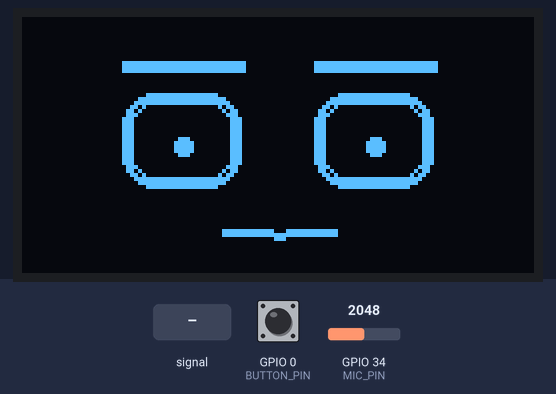
The sketch below on a simulated ESP32. On the bench: 128×64 one-colour display. Inputs (shaded band) come from the test bench; at power-on: GPIO 0 (BUTTON_PIN) HIGH, GPIO 34 (MIC_PIN) = 2048 (analog values on the 0–4095 scale). Random numbers use the default seed unless the sketch sets one.

Above: at 1.2 s.
1.3 s: GPIO 34 (MIC_PIN) fed a 200 Hz sine of ±327 counts around its level
At 3.3 s:
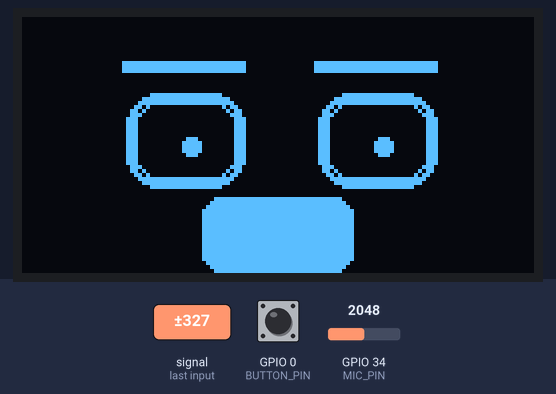
3.5 s: GPIO 0 (BUTTON_PIN) pulled LOW for 0.15 s
At 3.94 s:
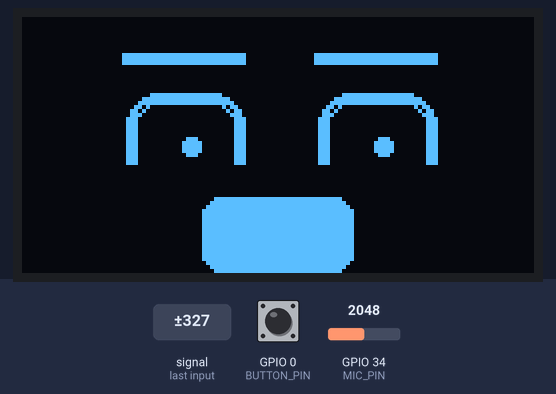
4.2 s: GPIO 34 (MIC_PIN) set to 2866
At 6.9 s:
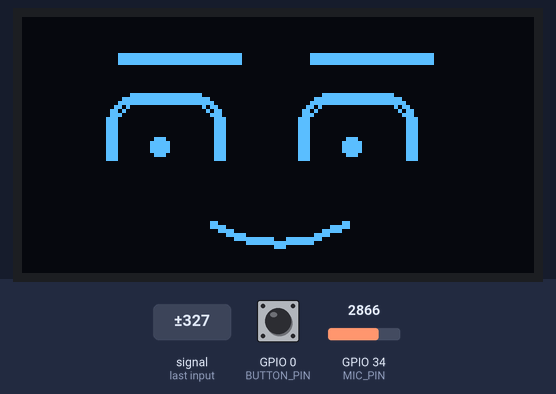
7.1 s: GPIO 0 (BUTTON_PIN) pulled LOW for 1 s
At 8.2 s:
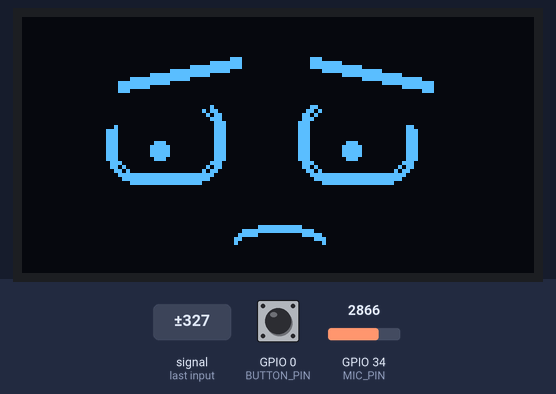
8.7 s: GPIO 34 (MIC_PIN) fed a 1000 Hz sine of ±1023 counts around its level
At 10.3 s:
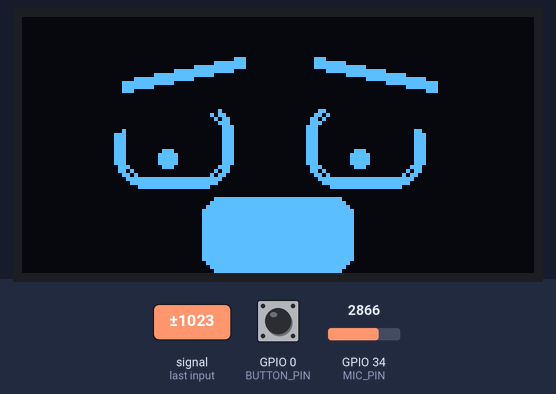
10.8 s: GPIO 34 (MIC_PIN) set to 3603
At 12.9 s:
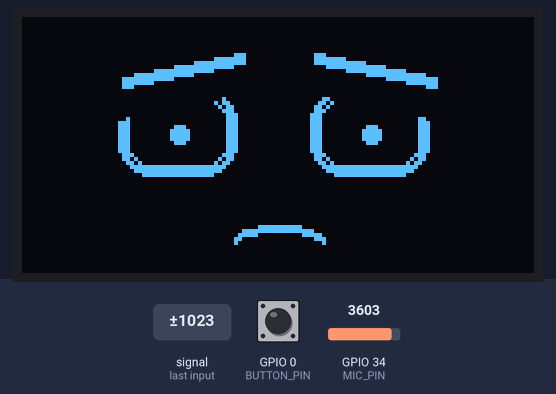
Timing chart, 0 to 14.4 s (numbered marks = the images above; inputs shaded):
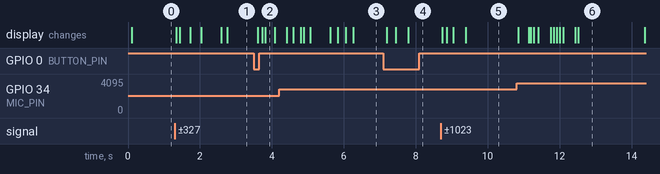

Measured:
- after the input at 3.5 s, the display: first changes after 0.10 s (image 2 shows a later state)

The sketch:

oled_face.ino
```cpp
/* ============================================================
 * La cara de Emma en una OLED, siguiendo tu voz
 * ------------------------------------------------------------
 * Hardware minimo:
 *   - ESP32 (o Arduino Nano/UNO, ver PINES abajo)
 *   - OLED 0.96" SSD1306 128x64 I2C  (pines VDD GND SCK SDA)
 *   - Modulo de microfono con salida ANALOGICA (MAX9814 o KY-038)
 *
 * Conexiones (ESP32):
 *   OLED VDD -> 3V3      MIC VCC -> 3V3
 *   OLED GND -> GND      MIC GND -> GND
 *   OLED SCK -> GPIO22   MIC OUT -> GPIO34   (solo entrada, es ADC1)
 *   OLED SDA -> GPIO21
 *
 * Librerias (Gestor de librerias del IDE de Arduino):
 *   "Adafruit SSD1306" y "Adafruit GFX Library"
 *
 * El boton BOOT del ESP32 (GPIO0) cambia de emocion.
 * ============================================================ */

#include <Wire.h>
#include <Adafruit_GFX.h>
#include <Adafruit_SSD1306.h>

// ---------------- PINES ----------------
#if defined(ESP32)
  #define MIC_PIN      34
  #define BUTTON_PIN   0
  #define ADC_MAX      4095.0f
#else
  // Arduino UNO / Nano: I2C va en A4 (SDA) y A5 (SCL)
  #define MIC_PIN      A0
  #define BUTTON_PIN   2
  #define ADC_MAX      1023.0f
#endif

#define SCREEN_W     128
#define SCREEN_H     64
#define OLED_ADDR    0x3C

Adafruit_SSD1306 display(SCREEN_W, SCREEN_H, &Wire, -1);

// ---------------- GEOMETRIA DE LA CARA ----------------
// (los mismos numeros que web/face.js, para que se vea igual)
static const int EYE_W    = 30;
static const int EYE_CY   = 31;
static const int EYE_CX_L = 40;
static const int EYE_CX_R = 88;
static const int MOUTH_Y  = 54;

struct Mood {
  float browY, browTilt, eyeH, lidTop, lidBot, mouthCurve, mouthW, openBias;
};

// neutral, feliz, triste, enojado, sorpresa, dormido
static const Mood MOODS[] = {
  {  0,  0, 24, 0.00f, 0.00f,  2, 28, 0.00f },
  { -2, -1, 24, 0.00f, 0.30f,  9, 36, 0.00f },
  {  1, -6, 22, 0.20f, 0.00f, -6, 22, 0.00f },
  {  3,  8, 24, 0.24f, 0.00f,  0, 30, 0.00f },
  { -5,  0, 30, 0.00f, 0.00f,  0, 18, 0.55f },
  {  2, -3,  3, 0.00f, 0.00f,  1, 16, 0.00f },
};
static const int MOOD_COUNT = sizeof(MOODS) / sizeof(MOODS[0]);

// ---------------- ESTADO ANIMADO ----------------
Mood  cur     = MOODS[0];
Mood  tgt     = MOODS[0];
int   moodIdx = 0;

float blinkV     = 0.0f;   // 0 = ojo abierto, 1 = cerrado
int   blinkPhase = 0;      // 0 = quieto, 1 = cerrando, 2 = abriendo
long  nextBlink  = 2500;

float lookX = 0, lookY = 0, lookTX = 0, lookTY = 0;
long  nextLook = 1500;

float voice      = 0.0f;   // nivel de voz suavizado 0..1
float noiseFloor = 40.0f;  // piso de ruido, se auto-calibra
float micGain    = 4.0f;   // subilo si la boca casi no se mueve

unsigned long lastFrame = 0;

// ---------------- UTILIDADES ----------------
static float lerpf(float a, float b, float t) { return a + (b - a) * t; }
static float clampf(float v, float a, float b) { return v < a ? a : (v > b ? b : v); }

static void thickLine(int x0, int y0, int x1, int y1, int t, uint16_t col) {
  for (int i = 0; i < t; i++) display.drawLine(x0, y0 + i, x1, y1 + i, col);
}

static void thickRoundRect(int x, int y, int w, int h, int r, int t, uint16_t col) {
  for (int i = 0; i < t; i++) {
    int rr = r - i; if (rr < 0) rr = 0;
    display.drawRoundRect(x + i, y + i, w - 2 * i, h - 2 * i, rr, col);
  }
}

// cuadrilatero relleno (para los parpados, que se pintan en negro)
static void fillQuad(int x0, int y0, int x1, int y1, int x2, int y2, int x3, int y3, uint16_t col) {
  display.fillTriangle(x0, y0, x1, y1, x2, y2, col);
  display.fillTriangle(x0, y0, x2, y2, x3, y3, col);
}

// curva de la boca: bezier cuadratica dibujada por tramos
static void mouthCurve(int x0, int y0, int cx, int cy, int x1, int y1, int thick, uint16_t col) {
  int px = x0, py = y0;
  for (int i = 1; i <= 10; i++) {
    float t = i / 10.0f, u = 1 - t;
    int nx = (int)(u * u * x0 + 2 * u * t * cx + t * t * x1);
    int ny = (int)(u * u * y0 + 2 * u * t * cy + t * t * y1);
    thickLine(px, py, nx, ny, thick, col);
    px = nx; py = ny;
  }
}

// ---------------- MICROFONO ----------------
// Mide la amplitud pico a pico durante una ventana corta.
static float readLevel() {
  const unsigned long windowMs = 18;
  unsigned long start = millis();
  int lo = 32767, hi = 0;
  while (millis() - start < windowMs) {
    int s = analogRead(MIC_PIN);
    if (s < lo) lo = s;
    if (s > hi) hi = s;
  }
  float amp = (float)(hi - lo);

  // el piso de ruido baja rapido en silencio y sube muy lento
  if (amp < noiseFloor) noiseFloor = noiseFloor * 0.95f + amp * 0.05f;
  else                  noiseFloor = noiseFloor * 0.999f + amp * 0.001f;

  float level = (amp - noiseFloor * 1.5f) / (ADC_MAX / 8.0f) * micGain;
  return clampf(level, 0.0f, 1.0f);
}

// ---------------- DIBUJO ----------------
static void drawFace() {
  display.clearDisplay();

  float openF = 1.0f - blinkV;
  float h = cur.eyeH * openF;
  if (h < 3) h = 3;

  for (int i = 0; i < 2; i++) {
    bool isLeft = (i == 0);
    int  cx = isLeft ? EYE_CX_L : EYE_CX_R;
    int  x  = (int)(cx - EYE_W / 2.0f + lookX);
    int  y  = (int)(EYE_CY - h / 2.0f + lookY * 0.6f);
    int  hh = (int)h;

    thickRoundRect(x, y, EYE_W, hh, 8, 3, SSD1306_WHITE);

    if (openF > 0.55f && hh > 12) {
      display.fillCircle((int)(cx + lookX * 1.7f), (int)(EYE_CY + lookY * 1.3f + 1), 2, SSD1306_WHITE);
    }

    // parpado superior inclinado (enojado / triste)
    if (cur.lidTop > 0.01f && openF > 0.5f) {
      float lh  = cur.eyeH * cur.lidTop;
      float dIn = cur.browTilt * 0.7f;
      int yIn  = (int)(y + lh + dIn);
      int yOut = (int)(y + lh - dIn);
      fillQuad(x - 4, y - 6, x + EYE_W + 4, y - 6,
               x + EYE_W + 4, isLeft ? yIn : yOut,
               x - 4,         isLeft ? yOut : yIn, SSD1306_BLACK);
    }

    // parpado inferior (sonreir con los ojos)
    if (cur.lidBot > 0.01f && openF > 0.5f) {
      int lh = (int)(cur.eyeH * cur.lidBot);
      display.fillRect(x - 4, y + hh - lh, EYE_W + 8, lh + 8, SSD1306_BLACK);
    }

    // ceja
    int by = (int)(EYE_CY - cur.eyeH / 2.0f - 8 + cur.browY + lookY * 0.3f);
    int t  = (int)(cur.browTilt * 0.6f);
    int xIn  = isLeft ? cx + 15 : cx - 15;
    int xOut = isLeft ? cx - 15 : cx + 15;
    thickLine(xOut + (int)(lookX * 0.5f), by - t,
              xIn  + (int)(lookX * 0.5f), by + t, 3, SSD1306_WHITE);
  }

  // boca
  float mouthOpen = clampf(cur.openBias + voice, 0.0f, 1.0f);
  if (mouthOpen > 0.07f) {
    int mw = (int)(16 + 22 * mouthOpen);
    int mh = (int)(4 + 15 * mouthOpen);
    int r  = mh / 2; if (r > 5) r = 5;
    display.fillRoundRect(64 - mw / 2, MOUTH_Y - mh / 2, mw, mh, r, SSD1306_WHITE);
  } else {
    int mw = (int)cur.mouthW;
    int cv = (int)cur.mouthCurve;
    mouthCurve(64 - mw / 2, (int)(MOUTH_Y - cv * 0.35f),
               64,          (int)(MOUTH_Y + cv * 0.9f),
               64 + mw / 2, (int)(MOUTH_Y - cv * 0.35f), 2, SSD1306_WHITE);
  }

  display.display();
}

// ---------------- ANIMACION ----------------
static void updateFace(float dtMs) {
  float k = 1.0f - powf(0.001f, dtMs / 1000.0f);
  cur.browY      = lerpf(cur.browY,      tgt.browY,      k);
  cur.browTilt   = lerpf(cur.browTilt,   tgt.browTilt,   k);
  cur.eyeH       = lerpf(cur.eyeH,       tgt.eyeH,       k);
  cur.lidTop     = lerpf(cur.lidTop,     tgt.lidTop,     k);
  cur.lidBot     = lerpf(cur.lidBot,     tgt.lidBot,     k);
  cur.mouthCurve = lerpf(cur.mouthCurve, tgt.mouthCurve, k);
  cur.mouthW     = lerpf(cur.mouthW,     tgt.mouthW,     k);
  cur.openBias   = lerpf(cur.openBias,   tgt.openBias,   k);

  // parpadeo
  nextBlink -= (long)dtMs;
  if (blinkPhase == 0 && nextBlink <= 0 && moodIdx != 5) blinkPhase = 1;
  if (blinkPhase == 1) {
    blinkV += dtMs / 70.0f;
    if (blinkV >= 1.0f) { blinkV = 1.0f; blinkPhase = 2; }
  } else if (blinkPhase == 2) {
    blinkV -= dtMs / 90.0f;
    if (blinkV <= 0.0f) {
      blinkV = 0.0f; blinkPhase = 0;
      nextBlink = 1800 + random(4000);
    }
  }

  // micro movimientos de la mirada
  nextLook -= (long)dtMs;
  if (nextLook <= 0) {
    lookTX = (random(200) - 100) / 25.0f;
    lookTY = (random(200) - 100) / 40.0f;
    nextLook = 1200 + random(3000);
  }
  float lk = 1.0f - powf(0.02f, dtMs / 1000.0f);
  lookX = lerpf(lookX, lookTX, lk);
  lookY = lerpf(lookY, lookTY, lk);
}

// ---------------- SETUP / LOOP ----------------
void setup() {
  Serial.begin(115200);
  pinMode(BUTTON_PIN, INPUT_PULLUP);
#if defined(ESP32)
  Wire.begin(21, 22);
  analogReadResolution(12);
#else
  Wire.begin();
#endif

  if (!display.begin(SSD1306_SWITCHCAPVCC, OLED_ADDR)) {
    Serial.println(F("No se encontro la OLED en 0x3C. Proba con 0x3D."));
    for (;;) delay(1000);
  }
  display.clearDisplay();
  display.display();
  randomSeed(analogRead(MIC_PIN));
  lastFrame = millis();
}

void loop() {
  // boton: siguiente emocion
  static bool prevBtn = HIGH;
  bool btn = digitalRead(BUTTON_PIN);
  if (prevBtn == HIGH && btn == LOW) {
    moodIdx = (moodIdx + 1) % MOOD_COUNT;
    tgt = MOODS[moodIdx];
    delay(20);  // antirrebote simple
  }
  prevBtn = btn;

  float level = readLevel();
  // la boca abre rapido y cierra lento: se siente mas natural
  voice = (level > voice) ? lerpf(voice, level, 0.65f) : lerpf(voice, level, 0.18f);

  unsigned long now = millis();
  float dt = (float)(now - lastFrame);
  if (dt > 64) dt = 64;
  lastFrame = now;

  updateFace(dt);
  drawFace();
}
```
